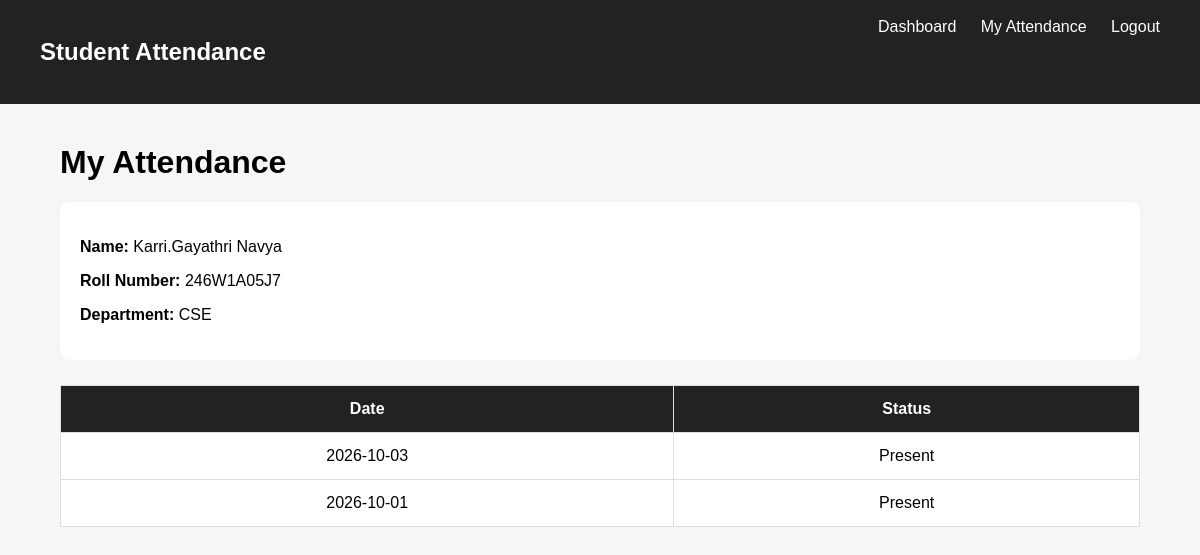
The app's page /my_attendance (signed in) with its own data.
### tables this page shows
CREATE TABLE students (
            id INTEGER PRIMARY KEY AUTOINCREMENT,
            user_id INTEGER UNIQUE NOT NULL,
            name TEXT NOT NULL,
            roll_number TEXT UNIQUE NOT NULL,
            department TEXT NOT NULL,
            FOREIGN KEY(user_id)
            REFERENCES users(id)
            ON DELETE CASCADE
        );

CREATE TABLE attendance (
            id INTEGER PRIMARY KEY AUTOINCREMENT,
            student_id INTEGER NOT NULL,
            date TEXT NOT NULL,
            status TEXT NOT NULL,
            UNIQUE(student_id, date),
            FOREIGN KEY(student_id)
            REFERENCES students(id)
            ON DELETE CASCADE
        );

### app.py (the view)
@app.route("/my_attendance")
def my_attendance():
    if session.get("role") != "student":
        return redirect("/")
    conn = get_db()
    student = conn.execute("""
        SELECT *
        FROM students
        WHERE user_id = ?
    """, (
        session["user_id"],
    )).fetchone()
    records = []
    if student:
        records = conn.execute("""
            SELECT
                date,
                status
            FROM attendance
            WHERE student_id = ?
            ORDER BY date DESC
        """, (
            student["id"],
        )).fetchall()
    conn.close()
    return render_template(
        "student_attendance.html",
        student=student,
        records=records
    )

### app.py (called while the page is built)
def get_db():
    conn = sqlite3.connect(DATABASE)
    conn.row_factory = sqlite3.Row
    conn.execute("PRAGMA foreign_keys = ON")
    return conn

### templates/student_attendance.html (shortened to what this page needs)
<!DOCTYPE html>
<html>
<head>
</head>
<body>
<nav>
    <h2>Student Attendance</h2>
    <div>
        <a href="/student_dashboard">Dashboard</a>
        <a href="/my_attendance">My Attendance</a>
        <a href="/logout">Logout</a>
    </div>
</nav>
<div class="container">
    <h1>My Attendance</h1>
    {% if student %}
        <div class="profile">
            <p>
                <b>Name:</b>
                {{ student.name }}
            </p>
            <p>
                <b>Roll Number:</b>
                {{ student.roll_number }}
            </p>
            <p>
                <b>Department:</b>
                {{ student.department }}
            </p>
        </div>
        <table>
            <tr>
                <th>Date</th>
                <th>Status</th>
            </tr>
            {% for record in records %}
            <tr>
                <td>{{ record.date }}</td>
                <td>{{ record.status }}</td>
            </tr>
            {% endfor %}
        </table>
    {% else %}
        <p>
            Attendance profile not found.
        </p>
    {% endif %}
</div>
</body>
</html>

### templates/student_attendance.html (style rules this page uses)
body { margin: 0; font-family: Arial; background: #f4f6f8; }
nav { background: #222; color: white; padding: 18px 40px; display: flex; justify-content: space-between; }
nav a { color: white; text-decoration: none; margin-left: 20px; }
.container { width: 90%; margin: 40px auto; }
.profile { background: white; padding: 20px; border-radius: 10px; margin-bottom: 25px; }
table { width: 100%; border-collapse: collapse; background: white; }
th, td { padding: 14px; border: 1px solid #ddd; text-align: center; }
th { background: #222; color: white; }

### records on screen
students: name "Karri.Gayathri Navya", roll_number "246W1A05J7", department "CSE"
attendance: date "2026-10-03", status "Present"
attendance: date "2026-10-01", status "Present"
